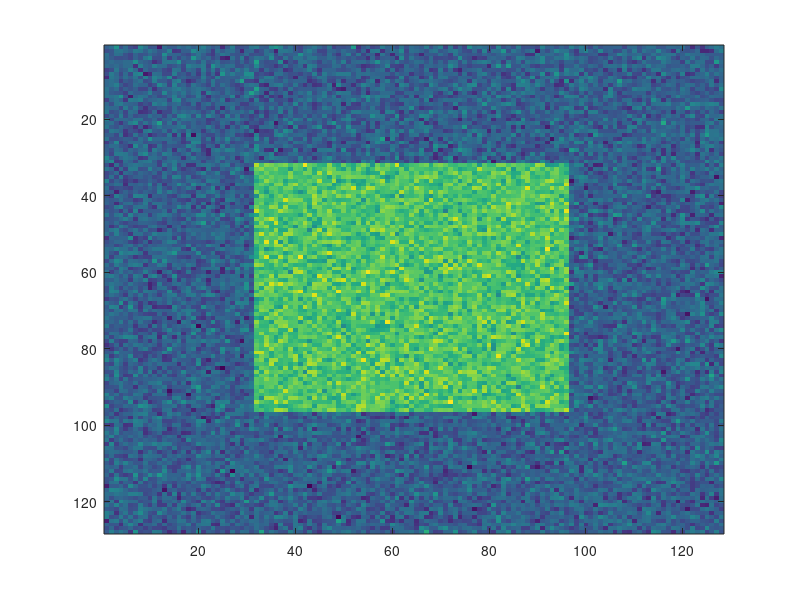

Write MATLAB code to recreate this figure. (Note: this script raises an error after producing the figure.)
s = 128;

I = zeros(s,s);
I(s/4:s/4+s/2,s/4:s/4+s/2) = 5;

I0 = I + 1*randn(size(I));
sigma = 1;

figure(1); imagesc(I0);
%colormap('Gray');

%% Now run the TV denoising
Niter = 100;
eps = 0.2;

[Itv,Pe,De] = TVDual(I0, sigma, Niter, eps);


figure(2);
imagesc(Itv)
figure(3); plot(Pe,'r');
hold on; plot(De,'b');

figure; plot(I0(s/2,:),'r'); hold on; plot(Itv(s/2,:),'b')